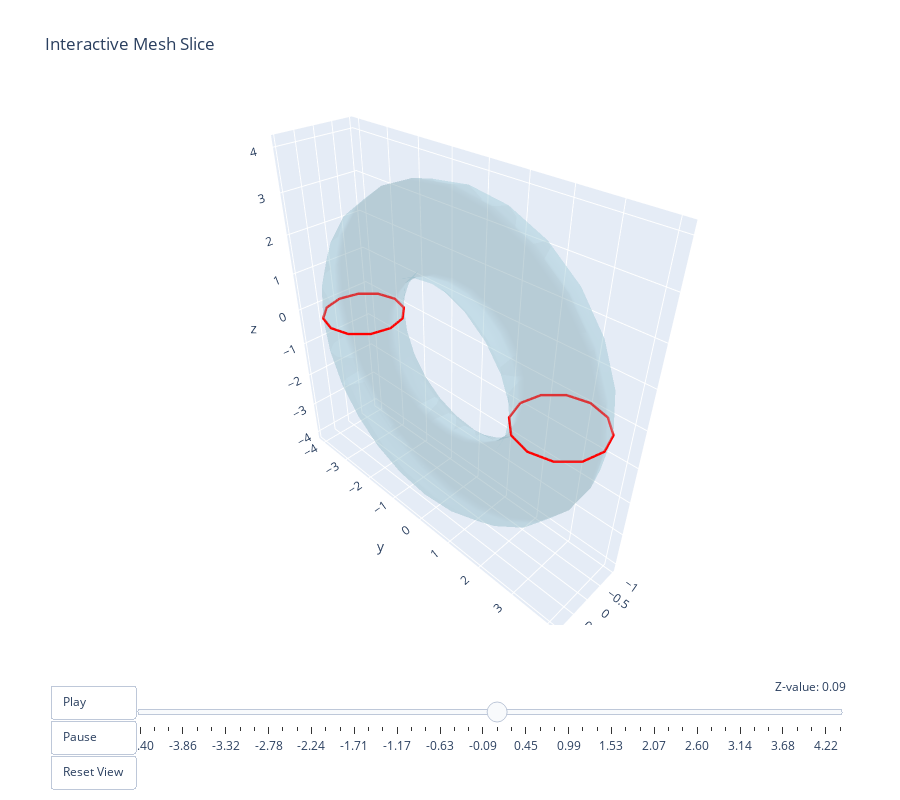

Notebook code cell kept with this figure:
### Code cell
mm.visualize_mesh_slice_interactive()

### Figure 1 — Plotly figure (JSON) as saved in the notebook; plotly's stock layout.template omitted (floating-point values rounded to 4 significant figures; data arrays with more than 128 entries replaced by an {"elided": "..."} marker saying what was removed)
{"data": [{"color": "lightblue", "i": {"elided": "576 int values"}, "j": {"elided": "576 int values"}, "k": {"elided": "576 int values"}, "name": "Mesh", "opacity": 0.3, "type": "mesh3d", "x": {"elided": "288 float values"}, "y": {"elided": "288 float values"}, "z": {"elided": "288 float values"}}, {"line": {"color": "red", "width": 5}, "mode": "lines", "name": "Slice at z=0.00", "type": "scatter3d", "x": [-2.449e-16, -0.5, -0.866, -1.0, -0.866, -0.5, 0, 0.5, 0.866, 1.0, 0.866, 0.5, -2.449e-16, null, 2.449e-16, -0.5, -0.866, -1.0, -0.866, -0.5, 2.449e-16, 0.5, 0.866, 1.0, 0.866, 0.5, 2.449e-16, null], "y": [-4, -3.866, -3.5, -3, -2.5, -2.134, -2, -2.134, -2.5, -3, -3.5, -3.866, -4, null, 2.0, 2.134, 2.5, 3, 3.5, 3.866, 4, 3.866, 3.5, 3, 2.5, 2.134, 2.0, null], "z": [6.395e-16, 6.149e-16, 5.477e-16, 4.558e-16, 3.64e-16, 2.967e-16, 2.721e-16, 2.967e-16, 3.64e-16, 4.558e-16, 5.477e-16, 6.149e-16, 6.395e-16, null, -2.177e-16, -2.259e-16, -2.483e-16, -2.79e-16, -3.096e-16, -3.32e-16, -3.402e-16, -3.32e-16, -3.096e-16, -2.79e-16, -2.483e-16, -2.259e-16, -2.177e-16, null]}], "layout": {"height": 800, "margin": {"b": 100, "l": 50, "r": 50, "t": 100}, "scene": {"aspectmode": "data", "camera": {"eye": {"x": 1.5, "y": 1.5, "z": 1.5}}}, "sliders": [{"active": 25, "currentvalue": {"prefix": "Z-value: ", "visible": true, "xanchor": "right"}, "len": 0.9, "pad": {"b": 10, "t": 50}, "steps": [{"args": [["frame_0"], {"frame": {"duration": 0, "redraw": true}, "mode": "immediate"}], "label": "-4.40", "method": "animate"}, {"args": [["frame_1"], {"frame": {"duration": 0, "redraw": true}, "mode": "immediate"}], "label": "-4.22", "method": "animate"}, {"args": [["frame_2"], {"frame": {"duration": 0, "redraw": true}, "mode": "immediate"}], "label": "-4.04", "method": "animate"}, {"args": [["frame_3"], {"frame": {"duration": 0, "redraw": true}, "mode": "immediate"}], "label": "-3.86", "method": "animate"}, {"args": [["frame_4"], {"frame": {"duration": 0, "redraw": true}, "mode": "immediate"}], "label": "-3.68", "method": "animate"}, {"args": [["frame_5"], {"frame": {"duration": 0, "redraw": true}, "mode": "immediate"}], "label": "-3.50", "method": "animate"}, {"args": [["frame_6"], {"frame": {"duration": 0, "redraw": true}, "mode": "immediate"}], "label": "-3.32", "method": "animate"}, {"args": [["frame_7"], {"frame": {"duration": 0, "redraw": true}, "mode": "immediate"}], "label": "-3.14", "method": "animate"}, {"args": [["frame_8"], {"frame": {"duration": 0, "redraw": true}, "mode": "immediate"}], "label": "-2.96", "method": "animate"}, {"args": [["frame_9"], {"frame": {"duration": 0, "redraw": true}, "mode": "immediate"}], "label": "-2.78", "method": "animate"}, {"args": [["frame_10"], {"frame": {"duration": 0, "redraw": true}, "mode": "immediate"}], "label": "-2.60", "method": "animate"}, {"args": [["frame_11"], {"frame": {"duration": 0, "redraw": true}, "mode": "immediate"}], "label": "-2.42", "method": "animate"}, {"args": [["frame_12"], {"frame": {"duration": 0, "redraw": true}, "mode": "immediate"}], "label": "-2.24", "method": "animate"}, {"args": [["frame_13"], {"frame": {"duration": 0, "redraw": true}, "mode": "immediate"}], "label": "-2.07", "method": "animate"}, {"args": [["frame_14"], {"frame": {"duration": 0, "redraw": true}, "mode": "immediate"}], "label": "-1.89", "method": "animate"}, {"args": [["frame_15"], {"frame": {"duration": 0, "redraw": true}, "mode": "immediate"}], "label": "-1.71", "method": "animate"}, {"args": [["frame_16"], {"frame": {"duration": 0, "redraw": true}, "mode": "immediate"}], "label": "-1.53", "method": "animate"}, {"args": [["frame_17"], {"frame": {"duration": 0, "redraw": true}, "mode": "immediate"}], "label": "-1.35", "method": "animate"}, {"args": [["frame_18"], {"frame": {"duration": 0, "redraw": true}, "mode": "immediate"}], "label": "-1.17", "method": "animate"}, {"args": [["frame_19"], {"frame": {"duration": 0, "redraw": true}, "mode": "immediate"}], "label": "-0.99", "method": "animate"}, {"args": [["frame_20"], {"frame": {"duration": 0, "redraw": true}, "mode": "immediate"}], "label": "-0.81", "method": "animate"}, {"args": [["frame_21"], {"frame": {"duration": 0, "redraw": true}, "mode": "immediate"}], "label": "-0.63", "method": "animate"}, {"args": [["frame_22"], {"frame": {"duration": 0, "redraw": true}, "mode": "immediate"}], "label": "-0.45", "method": "animate"}, {"args": [["frame_23"], {"frame": {"duration": 0, "redraw": true}, "mode": "immediate"}], "label": "-0.27", "method": "animate"}, {"args": [["frame_24"], {"frame": {"duration": 0, "redraw": true}, "mode": "immediate"}], "label": "-0.09", "method": "animate"}, {"args": [["frame_25"], {"frame": {"duration": 0, "redraw": true}, "mode": "immediate"}], "label": "0.09", "method": "animate"}, {"args": [["frame_26"], {"frame": {"duration": 0, "redraw": true}, "mode": "immediate"}], "label": "0.27", "method": "animate"}, {"args": [["frame_27"], {"frame": {"duration": 0, "redraw": true}, "mode": "immediate"}], "label": "0.45", "method": "animate"}, {"args": [["frame_28"], {"frame": {"duration": 0, "redraw": true}, "mode": "immediate"}], "label": "0.63", "method": "animate"}, {"args": [["frame_29"], {"frame": {"duration": 0, "redraw": true}, "mode": "immediate"}], "label": "0.81", "method": "animate"}, {"args": [["frame_30"], {"frame": {"duration": 0, "redraw": true}, "mode": "immediate"}], "label": "0.99", "method": "animate"}, {"args": [["frame_31"], {"frame": {"duration": 0, "redraw": true}, "mode": "immediate"}], "label": "1.17", "method": "animate"}, {"args": [["frame_32"], {"frame": {"duration": 0, "redraw": true}, "mode": "immediate"}], "label": "1.35", "method": "animate"}, {"args": [["frame_33"], {"frame": {"duration": 0, "redraw": true}, "mode": "immediate"}], "label": "1.53", "method": "animate"}, {"args": [["frame_34"], {"frame": {"duration": 0, "redraw": true}, "mode": "immediate"}], "label": "1.71", "method": "animate"}, {"args": [["frame_35"], {"frame": {"duration": 0, "redraw": true}, "mode": "immediate"}], "label": "1.89", "method": "animate"}, {"args": [["frame_36"], {"frame": {"duration": 0, "redraw": true}, "mode": "immediate"}], "label": "2.07", "method": "animate"}, {"args": [["frame_37"], {"frame": {"duration": 0, "redraw": true}, "mode": "immediate"}], "label": "2.24", "method": "animate"}, {"args": [["frame_38"], {"frame": {"duration": 0, "redraw": true}, "mode": "immediate"}], "label": "2.42", "method": "animate"}, {"args": [["frame_39"], {"frame": {"duration": 0, "redraw": true}, "mode": "immediate"}], "label": "2.60", "method": "animate"}, {"args": [["frame_40"], {"frame": {"duration": 0, "redraw": true}, "mode": "immediate"}], "label": "2.78", "method": "animate"}, {"args": [["frame_41"], {"frame": {"duration": 0, "redraw": true}, "mode": "immediate"}], "label": "2.96", "method": "animate"}, {"args": [["frame_42"], {"frame": {"duration": 0, "redraw": true}, "mode": "immediate"}], "label": "3.14", "method": "animate"}, {"args": [["frame_43"], {"frame": {"duration": 0, "redraw": true}, "mode": "immediate"}], "label": "3.32", "method": "animate"}, {"args": [["frame_44"], {"frame": {"duration": 0, "redraw": true}, "mode": "immediate"}], "label": "3.50", "method": "animate"}, {"args": [["frame_45"], {"frame": {"duration": 0, "redraw": true}, "mode": "immediate"}], "label": "3.68", "method": "animate"}, {"args": [["frame_46"], {"frame": {"duration": 0, "redraw": true}, "mode": "immediate"}], "label": "3.86", "method": "animate"}, {"args": [["frame_47"], {"frame": {"duration": 0, "redraw": true}, "mode": "immediate"}], "label": "4.04", "method": "animate"}, {"args": [["frame_48"], {"frame": {"duration": 0, "redraw": true}, "mode": "immediate"}], "label": "4.22", "method": "animate"}, {"args": [["frame_49"], {"frame": {"duration": 0, "redraw": true}, "mode": "immediate"}], "label": "4.40", "method": "animate"}], "x": 0.1, "y": 0}], "title": {"text": "Interactive Mesh Slice"}, "updatemenus": [{"buttons": [{"args": [null, {"frame": {"duration": 200, "redraw": true}, "fromcurrent": true}], "label": "Play", "method": "animate"}, {"args": [[null], {"frame": {"duration": 0, "redraw": false}, "mode": "immediate"}], "label": "Pause", "method": "animate"}, {"args": [{"scene.camera.eye": {"x": 1.5, "y": 1.5, "z": 1.5}}], "label": "Reset View", "method": "relayout"}], "pad": {"r": 10, "t": 60}, "showactive": false, "type": "buttons", "x": 0, "xanchor": "left", "y": 0, "yanchor": "top"}]}}
